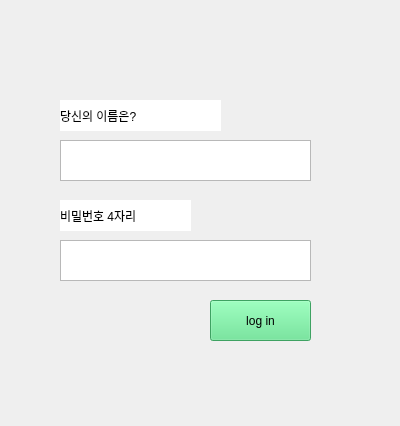
<?xml version="1.0" encoding="UTF-8"?>
<ui version="4.0">
 <class>Login</class>
 <widget class="QWidget" name="Login">
  <property name="geometry">
   <rect>
    <x>0</x>
    <y>0</y>
    <width>400</width>
    <height>426</height>
   </rect>
  </property>
  <property name="windowTitle">
   <string>Form</string>
  </property>
  <widget class="QPushButton" name="Btn_Login">
   <property name="geometry">
    <rect>
     <x>210</x>
     <y>300</y>
     <width>101</width>
     <height>41</height>
    </rect>
   </property>
   <property name="styleSheet">
    <string notr="true">selection-background-color: rgb(220, 138, 221);
background-color: rgb(87, 227, 137);</string>
   </property>
   <property name="text">
    <string>log in</string>
   </property>
  </widget>
  <widget class="QTextEdit" name="Txt_Name">
   <property name="geometry">
    <rect>
     <x>60</x>
     <y>140</y>
     <width>251</width>
     <height>41</height>
    </rect>
   </property>
  </widget>
  <widget class="QLabel" name="Label_Name">
   <property name="geometry">
    <rect>
     <x>60</x>
     <y>100</y>
     <width>161</width>
     <height>31</height>
    </rect>
   </property>
   <property name="styleSheet">
    <string notr="true">background-color: rgb(255, 255, 255);</string>
   </property>
   <property name="text">
    <string>당신의 이름은?</string>
   </property>
  </widget>
  <widget class="QTextEdit" name="Txt_Pw">
   <property name="geometry">
    <rect>
     <x>60</x>
     <y>240</y>
     <width>251</width>
     <height>41</height>
    </rect>
   </property>
  </widget>
  <widget class="QLabel" name="Label_Pw">
   <property name="geometry">
    <rect>
     <x>60</x>
     <y>200</y>
     <width>131</width>
     <height>31</height>
    </rect>
   </property>
   <property name="styleSheet">
    <string notr="true">background-color: rgb(255, 255, 255);</string>
   </property>
   <property name="text">
    <string>비밀번호 4자리</string>
   </property>
  </widget>
 </widget>
 <resources/>
 <connections/>
</ui>
